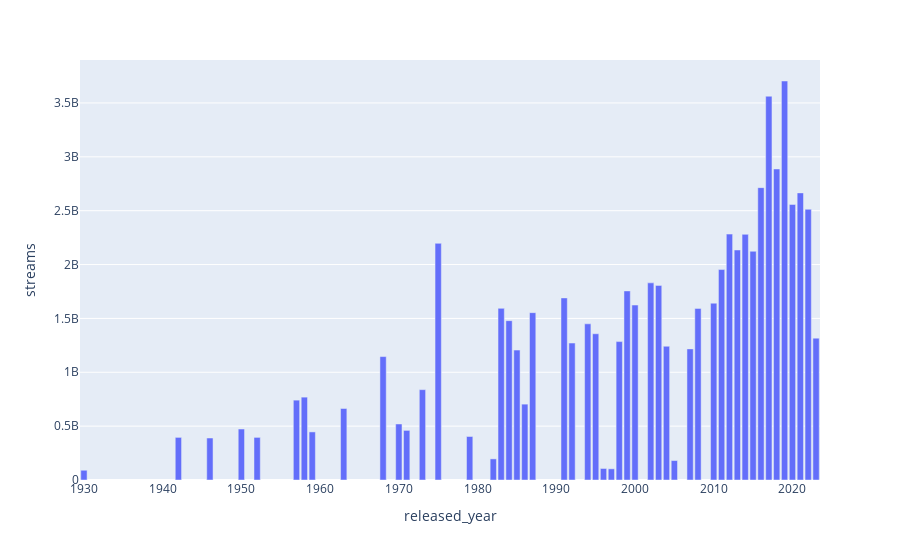

The notebook cell this image was saved under:
### Code cell
released_year_group = data.groupby("released_year")
max_streams = released_year_group["streams"].idxmax()

new_data= data.loc[max_streams]
plotly.express.bar(new_data, x= "released_year", y="streams").show()

### Figure 1 — Plotly figure (JSON) as saved in the notebook; plotly's stock layout.template omitted (floating-point values rounded to 4 significant figures)
{"data": [{"alignmentgroup": "True", "hovertemplate": "released_year=%{x}<br>streams=%{y}<extra></extra>", "legendgroup": "", "marker": {"color": "#636efa", "pattern": {"shape": ""}}, "name": "", "offsetgroup": "", "orientation": "v", "showlegend": false, "textposition": "auto", "type": "bar", "x": [1930, 1942, 1946, 1950, 1952, 1957, 1958, 1959, 1963, 1968, 1970, 1971, 1973, 1975, 1979, 1982, 1983, 1984, 1985, 1986, 1987, 1991, 1992, 1994, 1995, 1996, 1997, 1998, 1999, 2000, 2002, 2003, 2004, 2005, 2007, 2008, 2010, 2011, 2012, 2013, 2014, 2015, 2016, 2017, 2018, 2019, 2020, 2021, 2022, 2023], "xaxis": "x", "y": [90598517, 395591396, 389771964, 473248298, 395591396, 741301563, 769213520, 446390129, 663832097, 1145727611, 520034544, 460492795, 838586769, 2197010679, 403939487, 195918494, 1593270737, 1479115056, 1205951614, 704171068, 1553497987, 1690192927, 1271293243, 1449779435, 1357608774, 106933107, 103762518, 1284942608, 1755214421, 1624165576, 1829992958, 1806617704, 1241559043, 180577478, 1217120710, 1592909789, 1641426668, 1953533826, 2282771485, 2135158446, 2280566092, 2123309722, 2713922350, 3562543890, 2887241814, 3703895074, 2557975762, 2665343922, 2513188493, 1316855716], "yaxis": "y"}], "layout": {"barmode": "relative", "legend": {"tracegroupgap": 0}, "margin": {"t": 60}, "xaxis": {"anchor": "y", "domain": [0, 1], "title": {"text": "released_year"}}, "yaxis": {"anchor": "x", "domain": [0, 1], "title": {"text": "streams"}}}}
